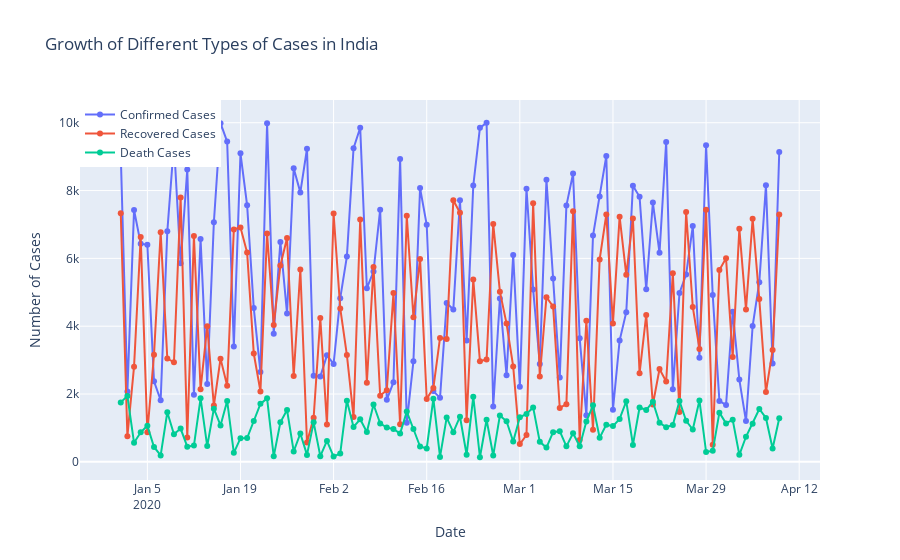

Notebook code cell kept with this figure:
### Code cell
import pandas as pd
import numpy as np
import plotly.graph_objs as go

# Example data (replace with your actual data)
datewise_india = pd.DataFrame({
    "Confirmed": np.random.randint(1000, 10000, size=100),
    "Recovered": np.random.randint(500, 8000, size=100),
    "Deaths": np.random.randint(100, 2000, size=100)
}, index=pd.date_range(start="2020-01-01", periods=100))

# Plotting growth of different types of cases in India
fig = go.Figure()

fig.add_trace(go.Scatter(x=datewise_india.index, y=datewise_india["Confirmed"],
                        mode='lines+markers',
                        name='Confirmed Cases'))
fig.add_trace(go.Scatter(x=datewise_india.index, y=datewise_india["Recovered"],
                        mode='lines+markers',
                        name='Recovered Cases'))
fig.add_trace(go.Scatter(x=datewise_india.index, y=datewise_india["Deaths"],
                        mode='lines+markers',
                        name='Death Cases'))
fig.update_layout(title="Growth of Different Types of Cases in India",
                  xaxis_title="Date", yaxis_title="Number of Cases",
                  legend=dict(x=0, y=1, traceorder="normal"))

fig.show()
